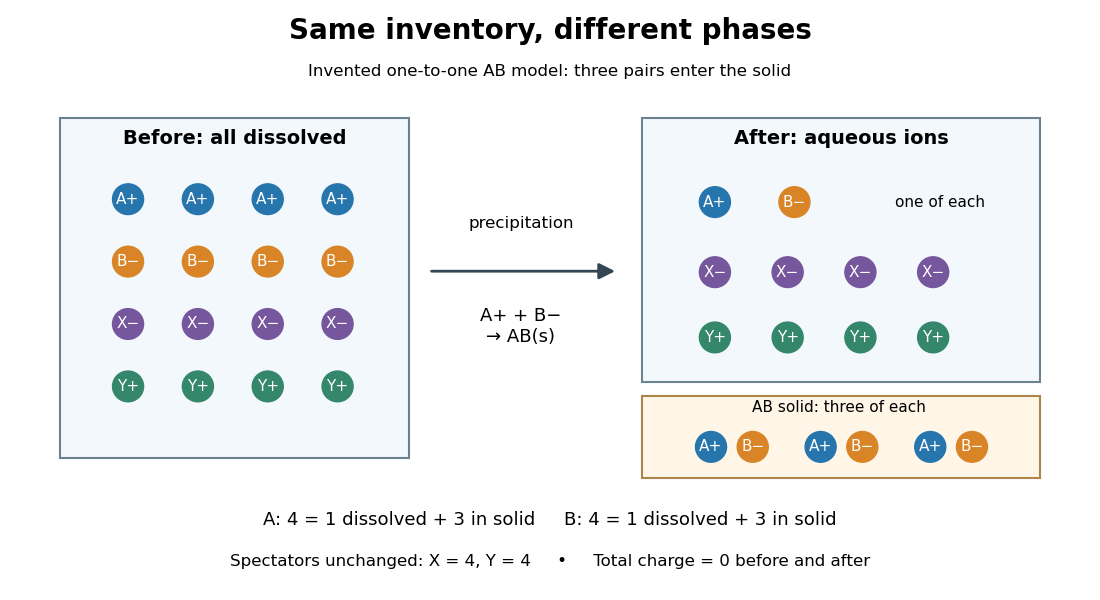

Here is the Python script that generated this plot:
"""Illustrative ion inventories; Python 3.14, matplotlib 3.10.7.

Run from _media; writes an opaque PNG to the current working directory.
"""

from pathlib import Path

import matplotlib.pyplot as plt
from matplotlib.patches import Circle, FancyArrowPatch, Rectangle


COLORS = {"A": "#2675ac", "B": "#d98527", "X": "#76569c", "Y": "#34876a"}
LABELS = {"A": "A+", "B": "B−", "X": "X−", "Y": "Y+"}


def ion(ax, x, y, species):
    ax.add_patch(Circle((x, y), 0.16, color=COLORS[species]))
    ax.text(x, y, LABELS[species], ha="center", va="center", color="white", fontsize=11)


def main():
    fig, ax = plt.subplots(figsize=(11, 6), dpi=100)
    fig.patch.set_facecolor("white")
    ax.set_facecolor("white")
    ax.set(xlim=(0, 11), ylim=(0, 6))
    ax.axis("off")
    ax.text(5.5, 5.72, "Same inventory, different phases", ha="center", fontsize=20, weight="bold")
    ax.text(5.5, 5.33, "Invented one-to-one AB model: three pairs enter the solid", ha="center", fontsize=12)
    ax.add_patch(Rectangle((0.45, 1.35), 3.6, 3.55, facecolor="#f2f8fc", edgecolor="#6b8291", lw=1.5))
    ax.add_patch(Rectangle((6.45, 2.15), 4.1, 2.75, facecolor="#f2f8fc", edgecolor="#6b8291", lw=1.5))
    ax.add_patch(Rectangle((6.45, 1.15), 4.1, 0.85, facecolor="#fff6e7", edgecolor="#ac8549", lw=1.5))
    ax.text(2.25, 4.63, "Before: all dissolved", ha="center", fontsize=14, weight="bold")
    ax.text(8.5, 4.63, "After: aqueous ions", ha="center", fontsize=14, weight="bold")
    for row, species in enumerate(["A", "B", "X", "Y"]):
        y = 4.05 - 0.65 * row
        for column in range(4):
            ion(ax, 1.15 + 0.72 * column, y, species)
    ion(ax, 7.20, 4.02, "A")
    ion(ax, 8.02, 4.02, "B")
    ax.text(9.52, 4.02, "one of each", ha="center", va="center", fontsize=11)
    for row, species in enumerate(["X", "Y"]):
        for column in range(4):
            ion(ax, 7.20 + 0.75 * column, 3.29 - 0.68 * row, species)
    ax.text(8.48, 1.88, "AB solid: three of each", ha="center", va="center", fontsize=11)
    for pair in range(3):
        ion(ax, 7.16 + pair * 1.13, 1.47, "A")
        ion(ax, 7.59 + pair * 1.13, 1.47, "B")
    ax.add_patch(FancyArrowPatch((4.25, 3.3), (6.20, 3.3), arrowstyle="-|>", mutation_scale=24, lw=2, color="#334652"))
    ax.text(5.2, 3.75, "precipitation", ha="center", fontsize=12)
    ax.text(5.2, 2.72, "A+ + B−\n→ AB(s)", ha="center", va="center", fontsize=13)
    ax.text(5.5, 0.66, "A: 4 = 1 dissolved + 3 in solid     B: 4 = 1 dissolved + 3 in solid", ha="center", fontsize=13)
    ax.text(5.5, 0.23, "Spectators unchanged: X = 4, Y = 4     •     Total charge = 0 before and after", ha="center", fontsize=12)
    fig.subplots_adjust(left=0.015, right=0.985, bottom=0.02, top=0.98)
    fig.savefig(Path.cwd() / f"{Path(__file__).stem}.png", dpi=100, facecolor="white", transparent=False)
    plt.close(fig)


if __name__ == "__main__":
    main()
